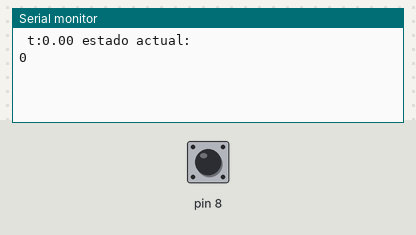
The sketch below on a simulated Arduino Uno, built with avr-gcc and run on an emulated ATmega328P. Shown: the last lines printed to the serial monitor. Inputs (shaded band) come from the test bench; at power-on: pin 8 HIGH.

Above: at 1.2 s.
1.3 s: pin 8 pulled LOW for 0.15 s
At 2.0 s:
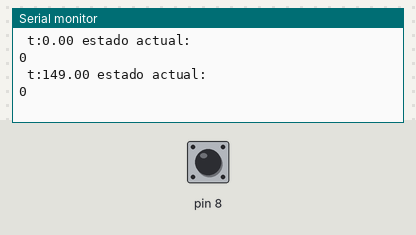
2.9 s: pin 8 pulled LOW for 1 s
At 4.5 s:
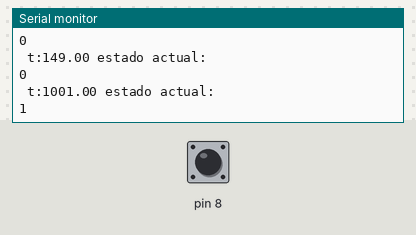
5.4 s: pin 8 pulled LOW for 0.15 s
At 6.3 s:
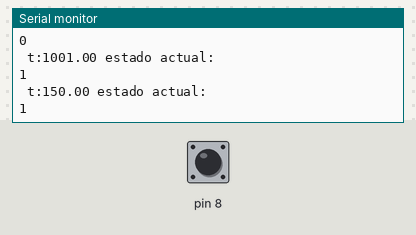
Timing chart, 0 to 8.4 s (numbered marks = the images above; inputs shaded):
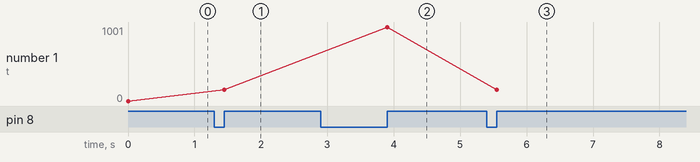

Measured:
- after the input at 1.3 s, the serial monitor: prints a new line after 0.15 s (image 1)
- after the input at 2.9 s, the serial monitor: prints a new line after 1.0 s (image 2)
- after the input at 5.4 s, the serial monitor: prints a new line after 0.15 s (image 3)
- plotted number 1: 0 → 149 after the input at 1.3 s, 149 → 1001 after the input at 2.9 s, 1001 → 150 after the input at 5.4 s

The sketch:

botonEstadosFinitos.ino
```cpp
float tActual=0;
float t0=0;
float tf=0;
bool btnAnterior=LOW;
bool btnActual;
String msg="SIN FLANCO";
enum State{OFF, ON1, ON2};
State estado=OFF;
void setup() {
  // put your setup code here, to run once:
  pinMode(8,INPUT_PULLUP);
  Serial.begin(9600);
}

void loop() {

  if(Flanco()){
    //Serial.print(msg);
    Serial.print(" t:"+String(tf-t0));

    switch(estado){
    case OFF:
      estado=(tf-t0>1000)?ON1:OFF;break;
    case ON1:
      estado=(tf-t0>1000)?ON2:ON1;break;
    case ON2:
      estado=(tf-t0>1000)?ON1:ON1;break;
  }
    Serial.println(" estado actual: ");
    Serial.println(estado);
  }
}

bool Flanco(){
  tActual=millis();
  btnActual=digitalRead(8);
  if(btnAnterior==HIGH && btnActual==LOW){
    t0=tActual; //tiempo inicial
    btnAnterior=btnActual;
  }
  if(btnAnterior==LOW && btnActual==HIGH){
    tf=tActual; //tiempo final
    btnAnterior=btnActual;
    return true;
  }
  btnAnterior=btnActual;
  return false;
}
```
